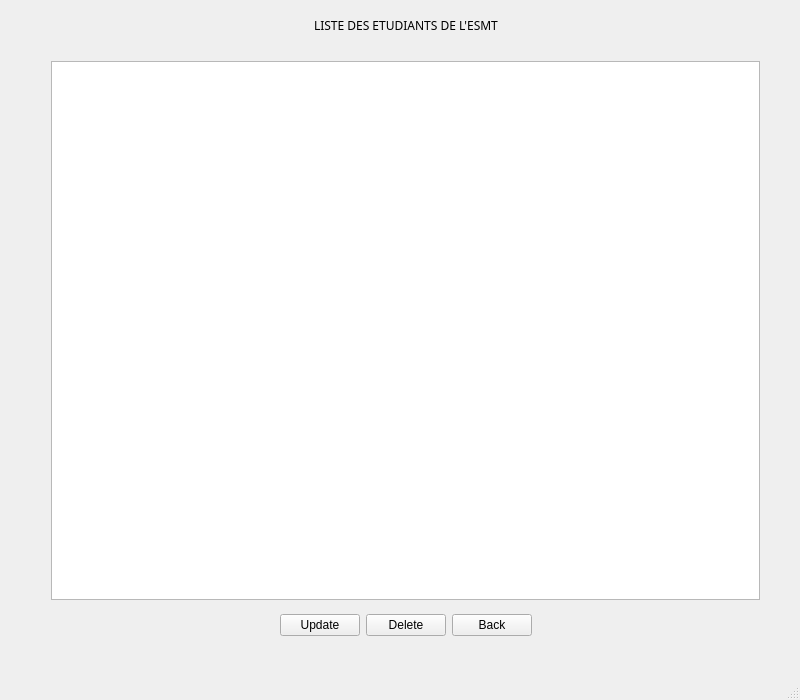
<?xml version="1.0" encoding="UTF-8"?>
<ui version="4.0">
 <class>UIList</class>
 <widget class="QMainWindow" name="UIList">
  <property name="geometry">
   <rect>
    <x>0</x>
    <y>0</y>
    <width>800</width>
    <height>700</height>
   </rect>
  </property>
  <property name="minimumSize">
   <size>
    <width>800</width>
    <height>700</height>
   </size>
  </property>
  <property name="maximumSize">
   <size>
    <width>800</width>
    <height>700</height>
   </size>
  </property>
  <property name="windowTitle">
   <string>MainWindow</string>
  </property>
  <widget class="QWidget" name="centralwidget">
   <widget class="QWidget" name="horizontalLayoutWidget">
    <property name="geometry">
     <rect>
      <x>50</x>
      <y>60</y>
      <width>711</width>
      <height>541</height>
     </rect>
    </property>
    <layout class="QHBoxLayout" name="horizontalLayout">
     <item>
      <widget class="QTableView" name="tableView">
       <property name="minimumSize">
        <size>
         <width>709</width>
         <height>539</height>
        </size>
       </property>
       <property name="maximumSize">
        <size>
         <width>709</width>
         <height>539</height>
        </size>
       </property>
       <property name="selectionBehavior">
        <enum>QAbstractItemView::SelectRows</enum>
       </property>
      </widget>
     </item>
    </layout>
   </widget>
   <widget class="QWidget" name="horizontalLayoutWidget_2">
    <property name="geometry">
     <rect>
      <x>50</x>
      <y>10</y>
      <width>711</width>
      <height>31</height>
     </rect>
    </property>
    <layout class="QHBoxLayout" name="horizontalLayout_3">
     <item>
      <spacer name="horizontalSpacer">
       <property name="orientation">
        <enum>Qt::Horizontal</enum>
       </property>
       <property name="sizeHint" stdset="0">
        <size>
         <width>40</width>
         <height>20</height>
        </size>
       </property>
      </spacer>
     </item>
     <item>
      <widget class="QLabel" name="label">
       <property name="font">
        <font>
         <family>Arial Black</family>
        </font>
       </property>
       <property name="text">
        <string>LISTE DES ETUDIANTS DE L'ESMT</string>
       </property>
      </widget>
     </item>
     <item>
      <spacer name="horizontalSpacer_2">
       <property name="orientation">
        <enum>Qt::Horizontal</enum>
       </property>
       <property name="sizeHint" stdset="0">
        <size>
         <width>40</width>
         <height>20</height>
        </size>
       </property>
      </spacer>
     </item>
    </layout>
   </widget>
   <widget class="QWidget" name="horizontalLayoutWidget_3">
    <property name="geometry">
     <rect>
      <x>50</x>
      <y>610</y>
      <width>711</width>
      <height>31</height>
     </rect>
    </property>
    <layout class="QHBoxLayout" name="horizontalLayout_4">
     <item>
      <spacer name="horizontalSpacer_3">
       <property name="orientation">
        <enum>Qt::Horizontal</enum>
       </property>
       <property name="sizeHint" stdset="0">
        <size>
         <width>40</width>
         <height>20</height>
        </size>
       </property>
      </spacer>
     </item>
     <item>
      <widget class="QPushButton" name="pushButtonUpdate">
       <property name="text">
        <string>Update</string>
       </property>
      </widget>
     </item>
     <item>
      <widget class="QPushButton" name="pushButtonDelete">
       <property name="text">
        <string>Delete</string>
       </property>
      </widget>
     </item>
     <item>
      <widget class="QPushButton" name="pushButtonRetour">
       <property name="text">
        <string>Back</string>
       </property>
      </widget>
     </item>
     <item>
      <spacer name="horizontalSpacer_4">
       <property name="orientation">
        <enum>Qt::Horizontal</enum>
       </property>
       <property name="sizeHint" stdset="0">
        <size>
         <width>40</width>
         <height>20</height>
        </size>
       </property>
      </spacer>
     </item>
    </layout>
   </widget>
  </widget>
  <widget class="QMenuBar" name="menubar">
   <property name="geometry">
    <rect>
     <x>0</x>
     <y>0</y>
     <width>800</width>
     <height>21</height>
    </rect>
   </property>
  </widget>
  <widget class="QStatusBar" name="statusbar"/>
 </widget>
 <resources/>
 <connections/>
</ui>
